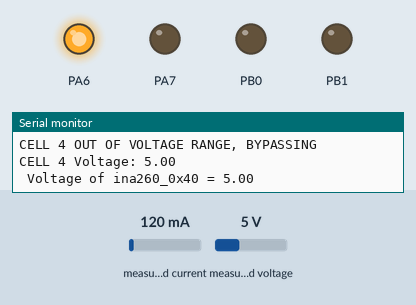
A sketch run on a simulated STM32 Blue Pill. Shown: output pins drawn as LEDs (lit = HIGH), the last lines printed to the serial monitor. The test bench sets the inputs (shaded band); at power-on: measured voltage 5 V, measured current 120 mA.

Above: at 11.4 s.
11.5 s: measured voltage set to 3.9 V
15.2 s: measured voltage set to 3.4 V
At 19.2 s:
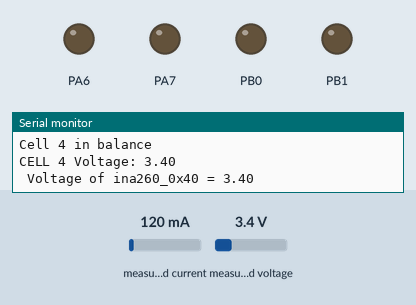
19.5 s: measured voltage set to 3.8 V
At 22.8 s:
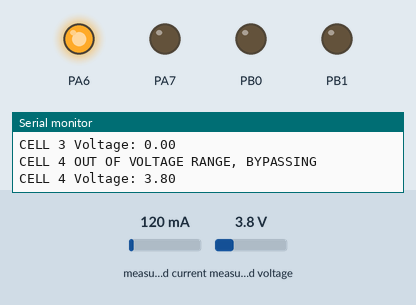
Timing chart, 0 to 24.3 s (numbered marks = the images above; inputs shaded):
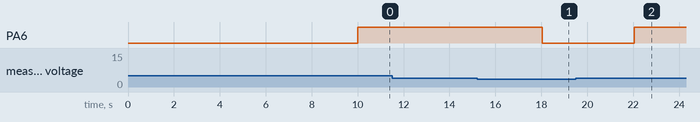

The sketch:

STM32_BMS_Team6_v5.ino
```cpp
//Team 6 - Universal BMS
//Revision 5.1

#include <Wire.h>
#include <Adafruit_INA260.h>
#include <HardwareSerial.h>
#include <STM32TimerInterrupt.h>

//need to update the code to update global variable and then use an interrupt to check those global variables so that we know when to start cell balancing

// Define Serial2 on PA2 (TX2) and PA3 (RX2)
HardwareSerial Serial2(PA3, PA2);  // RX, TX

// Create instances for each INA260 sensor
Adafruit_INA260 ina260_0x40;
Adafruit_INA260 ina260_0x41;
Adafruit_INA260 ina260_0x44;
Adafruit_INA260 ina260_0x45;


// Volatile flag set by the timer ISR to indicate that it is time to check Serial2
volatile bool serialCheckFlag = false;
volatile bool readINA_1_Flag = false;
volatile bool INA260_0x40_Flag = false;
volatile bool INA260_0x41_Flag = false;
volatile bool INA260_0x44_Flag = false;
volatile bool INA260_0x45_Flag = false;

//Volatile Flag for Charinging status
volatile bool CHARGING = true;
volatile bool BALANCE = false;

//Global Variable
float PACK_CURRENT;
float INA_0x40_VOLTAGE = 0.0;
float INA_0x41_VOLTAGE = 0.0;
float INA_0x44_VOLTAGE = 0.0;
float INA_0x45_VOLTAGE = 0.0;
float CELL1_VOLTAGE = 0.00;
float CELL2_VOLTAGE = 0.00;
float CELL3_VOLTAGE = 0.00;
float CELL4_VOLTAGE = 0.00;

// Create a timer instance using TIM2 (adjust if needed)
STM32Timer ITimer2(TIM2);

// Timer interrupt service routine (ISR)
void onTimerISR() {
  serialCheckFlag = true;
  INA260_0x40_Flag = true;
  INA260_0x41_Flag = true;
  INA260_0x44_Flag = true;
  INA260_0x45_Flag = true;
  BALANCE = true;

}


void setup() {
  // Initialize USB Serial for debugging
  delay(5000);
  Serial.begin(9600);
  while (!Serial) {
    delay(10); // Wait for Serial Monitor to connect
  }

  //Define Pins as outputs to balancer
  //Cell 1 Balance
  pinMode(PB1, OUTPUT);
  //Cell 2 Balance
  pinMode(PB0, OUTPUT);
  //Cell 3 Balance
  pinMode(PA7, OUTPUT);
  //Cell 4 Balance
  pinMode(PA6, OUTPUT);
  // Initialize Serial2 for UART communication
  Serial2.begin(9600);

  //////////////////////////////comment me out on nondefective boards//////////////////////////////////////
  //Wire.setSDA(PB11);
  //Wire.setSCL(PB10);
  Wire.begin();
  //////////////////////////////comment me out on nondefective boards//////////////////////////////////////

  if (!ina260_0x40.begin(0x40)) {
    Serial.println("Couldn't find INA260 at 0x40");
    while (1);
  }
  if (!ina260_0x41.begin(0x41)) {
    Serial.println("Couldn't find INA260 at 0x41");
    while (1);
  }
  if (!ina260_0x44.begin(0x44)) {
    Serial.println("Couldn't find INA260 at 0x44");
    while (1);
  }
  if (!ina260_0x45.begin(0x45)) {
    Serial.println("Couldn't find INA260 at 0x45");
    while (1);
  }

  // Start the timer interrupt to trigger every 500,000 microseconds (500 ms)
  if (ITimer2.attachInterruptInterval(1000000, onTimerISR)) {
    Serial.println("Timer2 started, checking Serial2 every 1000 ms");
  } else {
    Serial.println("Failed to start Timer2");
  }
}


void loop() {
  // If the timer ISR has set the flag, process the Serial2 data
  if (serialCheckFlag) {
    serialCheckFlag = false; // Clear the flag
    readSerial2Data();         // Call the function to read and print Serial2 data
  }

  if (INA260_0x40_Flag) {
    INA260_0x40_Flag = false;  // Clear the flag
    //Serial.println("Timer ISR triggered, reading sensor...");
    read_INA260_0x40_values();
  }

  if (INA260_0x41_Flag) {
    INA260_0x41_Flag = false;  // Clear the flag
    //Serial.println("Timer ISR triggered, reading sensor...");
    read_INA260_0x41_values();
  }

  if (INA260_0x44_Flag) {
    INA260_0x44_Flag = false;  // Clear the flag
    //Serial.println("Timer ISR triggered, reading sensor...");
    read_INA260_0x44_values();
  }
  if (INA260_0x45_Flag) {
    INA260_0x45_Flag = false;  // Clear the flag
    //Serial.println("Timer ISR triggered, reading sensor...");
    read_INA260_0x45_values();
  }
  if(BALANCE == true && CHARGING == true){
    Balance_Cells();
  }


  }


// Function to read and print data from Serial2
void readSerial2Data() {
    while (Serial2.available() > 0) {
      uint8_t receivedByte = Serial2.read();
      switch(receivedByte){
        case 0x01:
          Serial.print("Requested Voltage of Cell 1\n");
          CELL1_VOLTAGE = INA_0x45_VOLTAGE - INA_0x44_VOLTAGE;
          Serial.print("Voltage Cell 1 = ");
          Serial.println(CELL1_VOLTAGE);
          Serial.print(" V");
          break;
        case 0x02:
          Serial.print("Requested Voltage of Cell 2\n");
          CELL2_VOLTAGE = INA_0x44_VOLTAGE - INA_0x41_VOLTAGE;
          Serial.print("Voltage Cell 2 = ");
          Serial.println(CELL2_VOLTAGE);
          Serial.print(" V");
          break;
        case 0x03:
          Serial.print("Requested Voltage of Cell 3\n");
          CELL3_VOLTAGE = INA_0x41_VOLTAGE - INA_0x40_VOLTAGE;
          Serial.print("Voltage Cell 3 = ");
          Serial.println(CELL3_VOLTAGE);
          Serial.print(" V");
          break;
        case 0x04:
          Serial.print("Requested Voltage of Cell 4\n");
          CELL4_VOLTAGE = INA_0x40_VOLTAGE;
          Serial.print("Voltage Cell 4 = ");
          Serial.println(CELL4_VOLTAGE);
          Serial.print(" V");
          break;
        case 0x05:
          Serial.print("Requested Total Pack Voltage\n");
          //call function that measures voltage
          break;
        case 0x06:
          Serial.print("Requested Current Going Through Pack");
          //call function that measures voltage
          break;
        case 0x07:
          Serial.print("Requested Power Consumed");
          //call function that measures voltage
          break;
        case 0x08:
          Serial.print("Requested State of Charge");
          //call function that measures voltage
          break;
        default:
          Serial.print("Unknown Command Recieved\n");
          break;

      }
    }
}

void read_INA260_0x40_values() {
  //float current_mA = ina260_0x40.readCurrent();     // Current in mA
  //float voltage_V  = ina260_0x40.readBusVoltage();    // Voltage in V
  //float power_mW   = ina260_0x40.readPower();         // Power in mW
  delay(1000);
  INA_0x40_VOLTAGE = ina260_0x40.readBusVoltage()/1000.00;
  Serial.print("\n Voltage of ina260_0x40 = ");
  Serial.println(INA_0x40_VOLTAGE);
}

void read_INA260_0x41_values() {
  //float current_mA = ina260_0x41.readCurrent();     // Current in mA
  //float voltage_V  = ina260_0x41.readBusVoltage();    // Voltage in V
  //float power_mW   = ina260_0x41.readPower();         // Power in mW
  delay(1000);
  INA_0x41_VOLTAGE = ina260_0x41.readBusVoltage()/1000.00;
  Serial.print("Voltage of ina260_0x41 = ");
  Serial.println(INA_0x41_VOLTAGE);
}

void read_INA260_0x44_values() {
  //float current_mA = ina260_0x44.readCurrent();     // Current in mA
  //float voltage_V  = ina260_0x44.readBusVoltage();    // Voltage in V
  //float power_mW   = ina260_0x44.readPower();         // Power in mW
  delay(1000);
  INA_0x44_VOLTAGE = ina260_0x44.readBusVoltage()/1000.00;
  Serial.print("Voltage of ina260_0x44 = ");
  Serial.println(INA_0x44_VOLTAGE);
}

void read_INA260_0x45_values() {
  //this function is used measure current flowing into the pack
  //This will constantly update the global float
  delay(1000);
  PACK_CURRENT = (ina260_0x45.readCurrent())/1000.00; //read current in A
  Serial.print("Current Through the pack = ");
  Serial.println(PACK_CURRENT);
  INA_0x45_VOLTAGE = ina260_0x45.readBusVoltage()/1000.00;
  Serial.print("Voltage of ina260_0x45 = ");
  Serial.println(INA_0x45_VOLTAGE);
  Serial.print("\n--------------------------------------\n");
}

void Balance_Cells(){
  //Grab each cells Voltage
  INA_0x40_VOLTAGE = ina260_0x40.readBusVoltage()/1000.00;
  INA_0x41_VOLTAGE = ina260_0x41.readBusVoltage()/1000.00;
  INA_0x44_VOLTAGE = ina260_0x44.readBusVoltage()/1000.00;
  INA_0x45_VOLTAGE = ina260_0x45.readBusVoltage()/1000.00;

  //Calulate Cell Voltages based off of INA readings
  CELL1_VOLTAGE = INA_0x45_VOLTAGE - INA_0x44_VOLTAGE;
  CELL2_VOLTAGE = INA_0x44_VOLTAGE - INA_0x41_VOLTAGE;
  CELL3_VOLTAGE = INA_0x41_VOLTAGE - INA_0x40_VOLTAGE;
  CELL4_VOLTAGE = INA_0x40_VOLTAGE;
  //If cell 1 outside of 3.7V max Activate Blancer on Cell 1
  if(CELL1_VOLTAGE >= 3.7)
  {
    Serial.print("CELL 1 OUT OF VOLTAGE RANGE, BYPASSING\n");
    digitalWrite(PB1, HIGH);
    Serial.print("CELL 1 Voltage: ");
    Serial.println(CELL1_VOLTAGE);
  }
  else{
    Serial.print("Cell 1 in balance\n");
    digitalWrite(PB1, LOW);
    Serial.print("CELL 1 Voltage: ");
    Serial.println(CELL1_VOLTAGE);
  }
  //If cell 2 outside of 3.7V max Activate Blancer on Cell 2
  if(CELL2_VOLTAGE >= 3.7)
  {
    Serial.print("CELL 2 OUT OF VOLTAGE RANGE, BYPASSING\n");
    digitalWrite(PB0, HIGH);
    Serial.print("CELL 2 Voltage: ");
    Serial.println(CELL2_VOLTAGE);
  }
  else{
    Serial.print("Cell 2 in balance\n");
    digitalWrite(PB0, LOW);
    Serial.print("CELL 2 Voltage: ");
    Serial.println(CELL2_VOLTAGE);
  }
  //If cell 3 outside of 3.7V max Activate Blancer on Cell 3
  if(CELL3_VOLTAGE >= 3.7)
  {
    Serial.print("CELL 3 OUT OF VOLTAGE RANGE, BYPASSING\n");
    digitalWrite(PA7, HIGH);
    Serial.print("CELL 3 Voltage: ");
    Serial.println(CELL3_VOLTAGE);

  }
  else{
    Serial.print("Cell 3 in balance\n");
    digitalWrite(PA7, LOW);
    Serial.print("CELL 3 Voltage: ");
    Serial.println(CELL3_VOLTAGE);
  }
  //If cell 4 outside of 3.7V max Activate Blancer on Cell 4
  if(CELL4_VOLTAGE >= 3.7)
  {
    Serial.print("CELL 4 OUT OF VOLTAGE RANGE, BYPASSING\n");
    digitalWrite(PA6, HIGH);
    Serial.print("CELL 4 Voltage: ");
    Serial.println(CELL4_VOLTAGE);
  }
  else{
    Serial.print("Cell 4 in balance\n");
    digitalWrite(PA6, LOW);
    Serial.print("CELL 4 Voltage: ");
    Serial.println(CELL4_VOLTAGE);
  }
}
```

Measured:
- the behaviour switches between 3.7 and 3.6 V on measured voltage (found by bisection; images 0 and 1)
- after the input at 15.2 s, PA6: HIGH → LOW after 2.8 s
- after the input at 19.5 s, PA6: LOW → HIGH after 2.5 s
